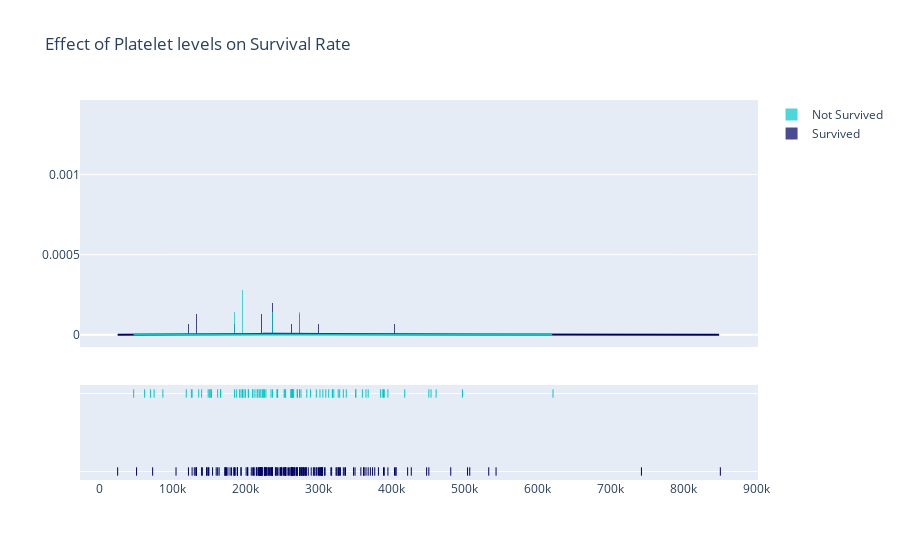

The notebook cell this image was saved under:
### Code cell
platelet_survived = df[df["DEATH_EVENT"] == 0]["platelets"]
platelet_not_survived = df[df["DEATH_EVENT"] == 1]["platelets"]
hist_data = [platelet_survived, platelet_not_survived]
group_labels = ['Survived', 'Not Survived']
utils.constructDistPlot(hist_data = hist_data, 
                        group_labels = group_labels, 
                        title_text = "Effect of Platelet levels on Death Event",
                        bin_size=[75, 75],
                        colors = ['rgb(0, 0, 100)', 'rgb(0, 200, 200)'],
                        export_to_png = True)

### Figure 1 — Plotly figure (JSON) as saved in the notebook; plotly's stock layout.template omitted (floating-point values rounded to 4 significant figures; data arrays with more than 128 entries replaced by an {"elided": "..."} marker saying what was removed)
{"data": [{"autobinx": false, "histnorm": "probability density", "legendgroup": "Survived", "marker": {"color": "rgb(0, 0, 100)"}, "name": "Survived", "opacity": 0.7, "type": "histogram", "x": {"elided": "203 float values"}, "xaxis": "x", "xbins": {"end": 850000, "size": 75, "start": 25100}, "yaxis": "y"}, {"autobinx": false, "histnorm": "probability density", "legendgroup": "Not Survived", "marker": {"color": "rgb(0, 200, 200)"}, "name": "Not Survived", "opacity": 0.7, "type": "histogram", "x": [265000, 263400.0, 162000, 210000, 327000, 204000, 127000, 454000, 263400.0, 388000, 368000, 253000, 136000, 276000, 47000, 262000, 166000, 237000, 87000, 297000, 289000, 263400.0, 149000, 196000, 284000, 153000, 200000, 263400.0, 360000, 319000, 188000, 228000, 226000, 321000, 329000, 263400.0, 153000, 185000, 194000, 310000, 271000, 451000, 140000, 395000, 166000, 418000, 263400.0, 351000, 255000, 461000, 319000, 254000, 390000, 216000, 385000, 119000, 213000, 274000, 244000, 497000, 243000, 266000, 204000, 196000, 302000, 210000, 621000, 306000, 351000, 263400.0, 217000, 271000, 263400.0, 338000, 225000, 235000, 75000, 334000, 192000, 70000, 221000, 265000, 224000, 219000, 389000, 153000, 365000, 126000, 223000, 244000, 151000, 263400.0, 62000, 314000, 198000, 263400.0], "xaxis": "x", "xbins": {"end": 621000, "size": 75, "start": 47000}, "yaxis": "y"}, {"legendgroup": "Survived", "marker": {"color": "rgb(0, 0, 100)"}, "mode": "lines", "name": "Survived", "showlegend": false, "type": "scatter", "x": {"elided": "500 float values"}, "xaxis": "x", "y": {"elided": "500 float values"}, "yaxis": "y"}, {"legendgroup": "Not Survived", "marker": {"color": "rgb(0, 200, 200)"}, "mode": "lines", "name": "Not Survived", "showlegend": false, "type": "scatter", "x": {"elided": "500 int values"}, "xaxis": "x", "y": {"elided": "500 float values"}, "yaxis": "y"}, {"legendgroup": "Survived", "marker": {"color": "rgb(0, 0, 100)", "symbol": "line-ns-open"}, "mode": "markers", "name": "Survived", "showlegend": false, "type": "scatter", "x": {"elided": "203 float values"}, "xaxis": "x", "y": {"elided": "203 str values"}, "yaxis": "y2"}, {"legendgroup": "Not Survived", "marker": {"color": "rgb(0, 200, 200)", "symbol": "line-ns-open"}, "mode": "markers", "name": "Not Survived", "showlegend": false, "type": "scatter", "x": [265000, 263400.0, 162000, 210000, 327000, 204000, 127000, 454000, 263400.0, 388000, 368000, 253000, 136000, 276000, 47000, 262000, 166000, 237000, 87000, 297000, 289000, 263400.0, 149000, 196000, 284000, 153000, 200000, 263400.0, 360000, 319000, 188000, 228000, 226000, 321000, 329000, 263400.0, 153000, 185000, 194000, 310000, 271000, 451000, 140000, 395000, 166000, 418000, 263400.0, 351000, 255000, 461000, 319000, 254000, 390000, 216000, 385000, 119000, 213000, 274000, 244000, 497000, 243000, 266000, 204000, 196000, 302000, 210000, 621000, 306000, 351000, 263400.0, 217000, 271000, 263400.0, 338000, 225000, 235000, 75000, 334000, 192000, 70000, 221000, 265000, 224000, 219000, 389000, 153000, 365000, 126000, 223000, 244000, 151000, 263400.0, 62000, 314000, 198000, 263400.0], "xaxis": "x", "y": ["Not Survived", "Not Survived", "Not Survived", "Not Survived", "Not Survived", "Not Survived", "Not Survived", "Not Survived", "Not Survived", "Not Survived", "Not Survived", "Not Survived", "Not Survived", "Not Survived", "Not Survived", "Not Survived", "Not Survived", "Not Survived", "Not Survived", "Not Survived", "Not Survived", "Not Survived", "Not Survived", "Not Survived", "Not Survived", "Not Survived", "Not Survived", "Not Survived", "Not Survived", "Not Survived", "Not Survived", "Not Survived", "Not Survived", "Not Survived", "Not Survived", "Not Survived", "Not Survived", "Not Survived", "Not Survived", "Not Survived", "Not Survived", "Not Survived", "Not Survived", "Not Survived", "Not Survived", "Not Survived", "Not Survived", "Not Survived", "Not Survived", "Not Survived", "Not Survived", "Not Survived", "Not Survived", "Not Survived", "Not Survived", "Not Survived", "Not Survived", "Not Survived", "Not Survived", "Not Survived", "Not Survived", "Not Survived", "Not Survived", "Not Survived", "Not Survived", "Not Survived", "Not Survived", "Not Survived", "Not Survived", "Not Survived", "Not Survived", "Not Survived", "Not Survived", "Not Survived", "Not Survived", "Not Survived", "Not Survived", "Not Survived", "Not Survived", "Not Survived", "Not Survived", "Not Survived", "Not Survived", "Not Survived", "Not Survived", "Not Survived", "Not Survived", "Not Survived", "Not Survived", "Not Survived", "Not Survived", "Not Survived", "Not Survived", "Not Survived", "Not Survived", "Not Survived"], "yaxis": "y2"}], "layout": {"barmode": "overlay", "hovermode": "closest", "legend": {"traceorder": "reversed"}, "title": {"text": "Effect of Platelet levels on Survival Rate"}, "xaxis": {"anchor": "y2", "domain": [0, 1], "zeroline": false}, "yaxis": {"anchor": "free", "domain": [0.35, 1], "position": 0}, "yaxis2": {"anchor": "x", "domain": [0, 0.25], "dtick": 1, "showticklabels": false}}}
